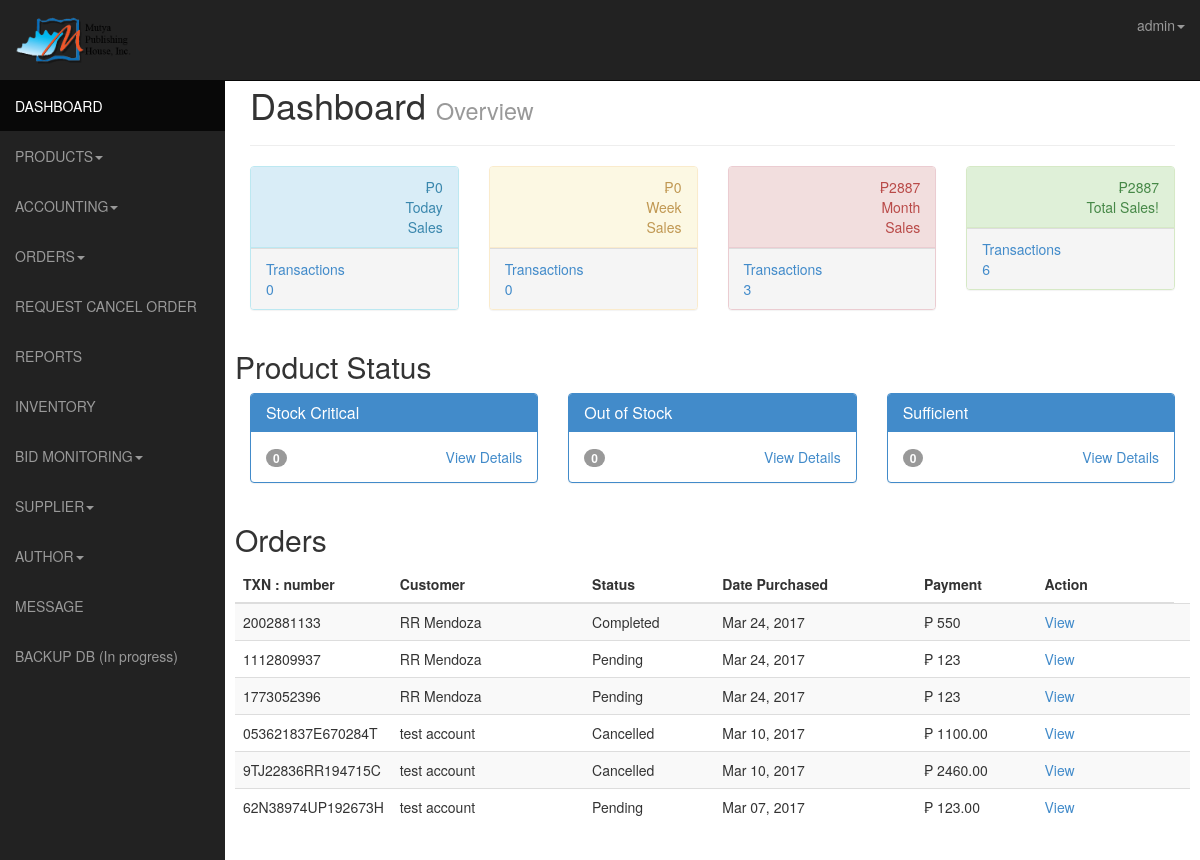
Before: /admin/index.php (signed in) with the older database file.
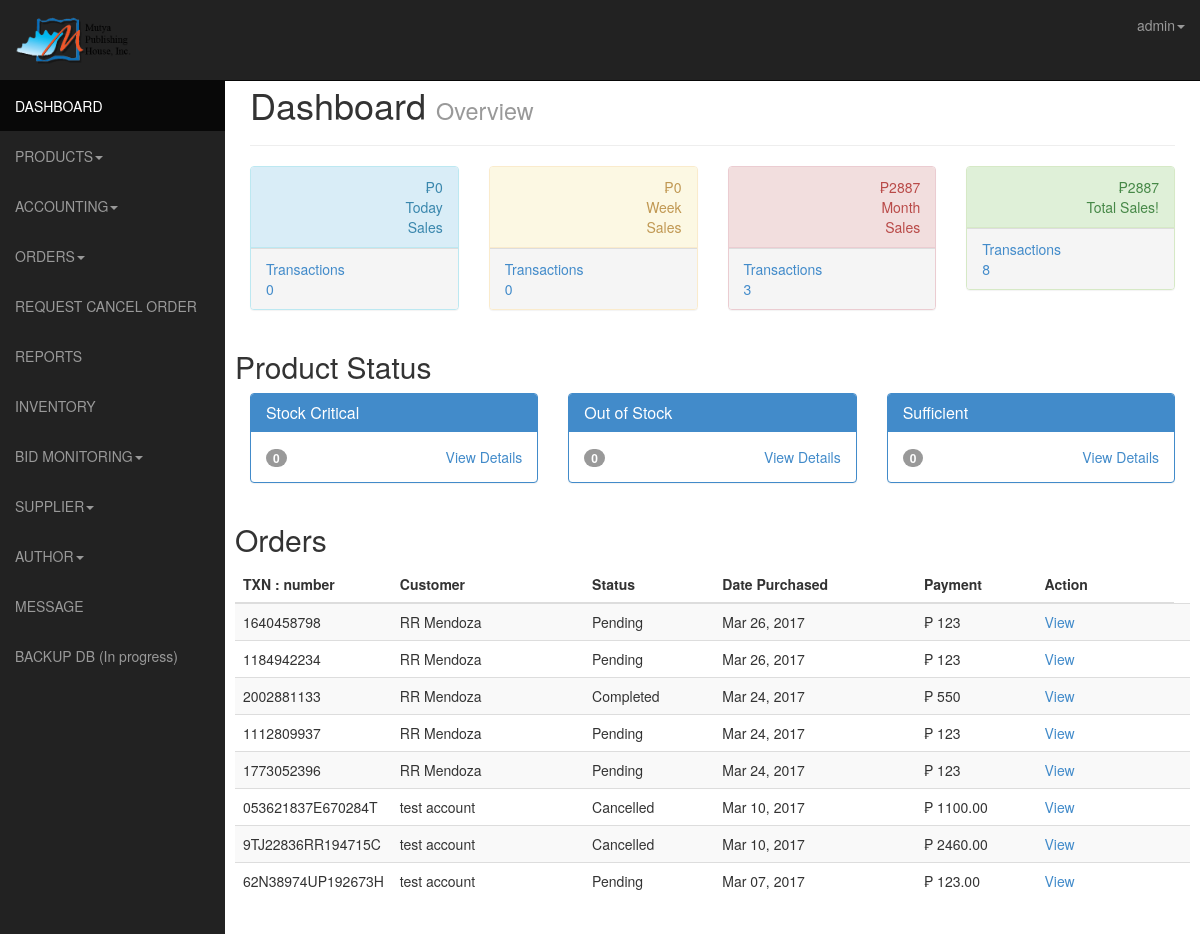
After: the same page with the newer database file.
### tables this page shows
CREATE TABLE IF NOT EXISTS `transactions` (
  `id` int(11) NOT NULL AUTO_INCREMENT,
  `user_id` int(11) NOT NULL,
  `product_id_array` varchar(255) NOT NULL,
  `payer_email` varchar(255) NOT NULL,
  `first_name` varchar(255) NOT NULL,
  `last_name` varchar(255) NOT NULL,
  `month` varchar(4) NOT NULL,
  `day` varchar(4) NOT NULL,
  `year` varchar(4) NOT NULL,
  `payment_date` timestamp NOT NULL DEFAULT CURRENT_TIMESTAMP ON UPDATE CURRENT_TIMESTAMP,
  `mc_gross` varchar(255) NOT NULL,
  `payment_currency` varchar(255) NOT NULL,
  `receiver_email` varchar(255) NOT NULL,
  `payment_type` varchar(255) NOT NULL,
  `payment_status` varchar(255) NOT NULL,
  `txn_type` varchar(255) NOT NULL,
  `payer_status` varchar(255) NOT NULL,
  `address_street` varchar(255) NOT NULL,
  `address_city` varchar(255) NOT NULL,
  `address_state` varchar(255) NOT NULL,
  `address_zip` varchar(255) NOT NULL,
  `address_country` varchar(255) NOT NULL,
  `address_status` varchar(255) NOT NULL,
  `notify_version` varchar(255) NOT NULL,
  `verify_sign` varchar(255) NOT NULL,
  `payer_id` varchar(255) NOT NULL,
  `mc_currency` varchar(255) NOT NULL,
  `mc_fee` varchar(255) NOT NULL,
  `txn_id` varchar(255) NOT NULL,
  `qty` int(11) NOT NULL,
  PRIMARY KEY (`id`)
);

### admin/index.php (the view, shortened to what the rows shown need)
<!DOCTYPE html>
<html lang="en">
  <head>
    <link href="css/bootstrap.css" rel="stylesheet">
    <link href="css/sb-admin.css" rel="stylesheet">
    <link rel="stylesheet" href="css/morris-0.4.3.min.css">
  </head>
  <body>
  <div id="wrapper">
      <nav class="navbar navbar-inverse  navbar-fixed-top" role="navigation">
      <?php include 'template/sidebar.php';?>
    <?php include 'template/top.php';?>
      </nav>
    <?php
      if ($type == 'admin') {
        ?>
      <div id="page-wrapper">
        <div class="row">
          <div class="col-lg-12">
            <h1>Dashboard <small> Overview</small></h1>
          </div>
        </div>
        <div class="row">
    <h2>Product Status</h2>
        </div>
         <div class="row">
            <h2>Orders</h2>
            <div class="table-responsive">
             <table class="table table-striped">
<thead>
<tr>
<th width="15%">TXN : number</th>
    <th width="21%">Customer</th>
    <th width="14%">Status</th>
    <th width="22%">Date Purchased</th>
    <th width="13%">Payment</th>
    <th width="15%">Action</th>
</tr>
</thead>
<tbody>
           <?php
$sql = mysql_query("SELECT * FROM transactions ORDER BY id DESC");
$productCount = mysql_num_rows($sql);
if ($productCount > 0) {
  while($row = mysql_fetch_array($sql)){
       $id = $row['id'];
        $gross = $row["mc_gross"];
        $txn_id = $row["txn_id"];
       $firstname = $row["first_name"];
       $lastname = $row["last_name"];
       $payer_status = $row["payer_status"];
       $street = $row["address_street"];
       $city = $row["address_city"];
       $state = $row["address_state"];
        $country = $row["address_country"];
        $payment_status= $row["payment_status"];
        $cartTotal2="";
       $datepayment = strftime("%b %d, %Y", strtotime($row["payment_date"]));
       if($payment_status=='Completed'){
         $stat=$payment_status;
         }
       else{
         $stat=' '.$payment_status.' <a title="Update Status" href="transactions.php?transactid='.$id.'"><span class="icon-pencil"></span></a>';
         }
 echo'<tr>
    <td height="29">'.$txn_id.'</td>
    <td>'.$firstname.' '. $lastname.'</td>
    <td>'.$stat.'</td>
   <td>'.$datepayment .'</td>
    <td> &#8369; '.$gross.'</td>
  <td><a  data-toggle="modal" href="#transaction'.$id.'">View</a></td>
  <td>
<div class="modal fade" id="transaction'.$id.'" tabindex="-1" role="dialog" aria-labelledby="myModalLabel" aria-hidden="true">
  <div class="modal-dialog">
    <div class="modal-content">
      <div class="modal-header">
        <button type="button" class="close" data-dismiss="modal" aria-hidden="true">&times;</button>
        <h4 class="modal-title" id="myModalLabel">Transaction Details of : '.$firstname.' '.$lastname.' </h4>
      </div>
      <div class="modal-body">
         Billing Address :<span style="font-size: 14px">'.$street.' '.$city.' '.$state.' '.$country.'</span><br/>
           Status : <span style="font-size: 14px">'.$payment_status.'</span><br/>
         Payer Status : <span style="font-size: 14px">'.$payer_status.'</span><br/>
         Date of Transaction : <span style="font-size: 14px">'.$datepayment.'</span><br/>
           Orders:
      <hr /> <div class="row thead">
               <div class="col-lg-2">Item name</div>
                <div class="col-lg-2">Price</div>
                 <div class="col-lg-2">Quantity</div>
                 <div class="col-lg-2">TPrice</div>
             </div>';
  $product_array = $row["product_id_array"];
          $product_id_string = rtrim($product_array, ",");
                $pieces = explode(",", $product_id_string);
                $result = count($pieces);
          for ($i=0; $i<$result; $i++){
                                    list($cat, $quan) = explode("-", $pieces[$i]);
                                    $prod = mysql_query("SELECT * FROM products WHERE id='$cat'");
                                    while($row = mysql_fetch_array($prod)){
                     $price2 = $row['price'];
                    $pricetotal1 = $price2 * $quan;
                    $cartTotal2 = $pricetotal1 + $cartTotal2;
                  }
        }
    echo'
               <hr />
              <div class="row">
               <div class="span2 pull-right">Total Order: &#8369;'.$cartTotal2.'</div>
             </div>
    </div>
      <div class="modal-footer">
        <button type="button" class="btn btn-default" data-dismiss="modal">Close</button>
      </div>
    </div>
  </div>
</div></td>
  </tr>';
    }
}
else {
  echo  '<tr>
    <td height="29" colspan="6"><h4 class=" alert alert_warning">No transactions are being made yet!</h4>  </tr>';
  }
?>
</tbody>
</table>
          </div>
        </div>
      </div>
    </div>
        <?php
      }
     ?>
  </body>
</html>

### admin/template/top.php (shortened to what the rows shown need)
<ul class="nav navbar-nav navbar-right navbar-user">
           <li class="dropdown user-dropdown">
             <a href="#" class="dropdown-toggle" data-toggle="dropdown"><i class="fa fa-user"></i><?php echo $username?><b class="caret"></b></a>
           </li>
         </ul>
       </div>

Changed rows visible on the page:
added transactions: txn "1640458798", first_name "RR", last_name "Mendoza", payment_status "Pending", payment_date "Mar 26, 2017", mc_gross "123"
added transactions: txn "1184942234", first_name "RR", last_name "Mendoza", payment_status "Pending", payment_date "Mar 26, 2017", mc_gross "123"
Other visible differences:
$transactions: "6" → "8"
